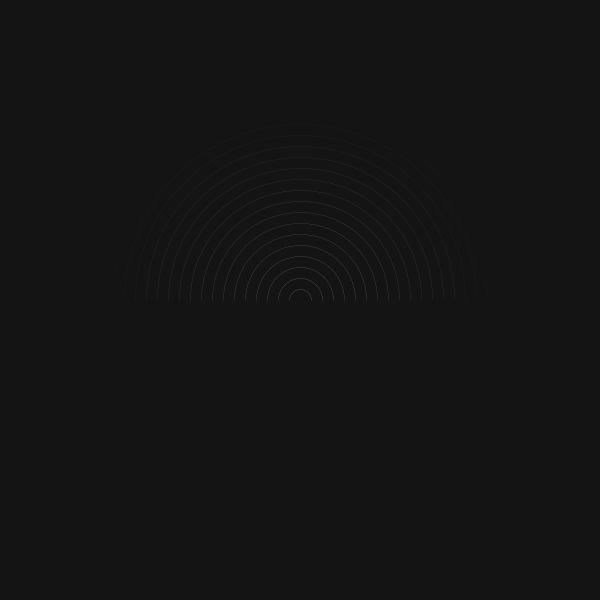
Frame 1 (no input)
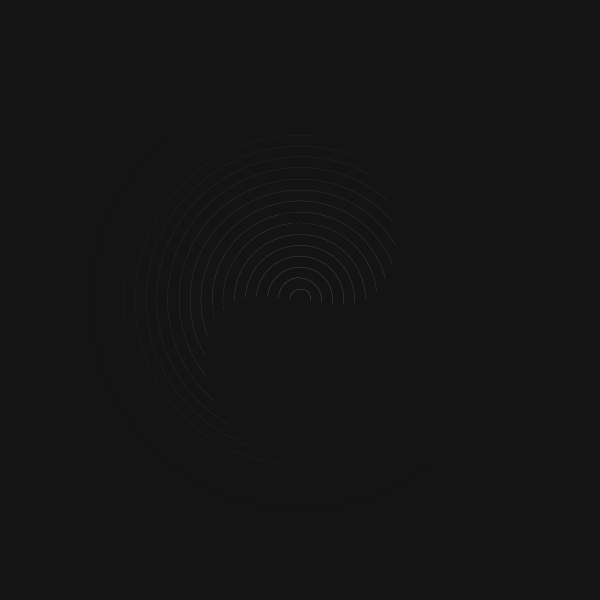
Frame 60 (the mouse pressed at the canvas centre just before this capture)
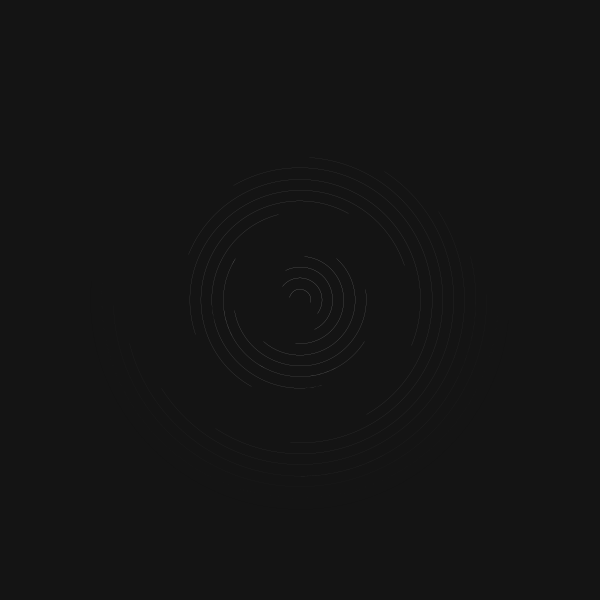
Frame 120 (the mouse held since frame 60 and released just before this capture)

The Processing sketch that drew these frames (run headless with seeded random() and noise(); from frame 60 on, the mouse is pressed at the canvas centre):

// Processing sketch: processing_167072
// ── processing_167072.pde

int num =20;
float step, sz, offSet, theta, angle;
  
void setup() {
  size(600, 600);
  strokeWeight(5);
  step = 22;
}
  
void draw() {
  background(20);
  translate(width/2, height*.5);
  angle=0;
  for (int i=0; i<num; i++) {
    stroke(255*(i)/num);
    noFill();
    sz = i*step;
    float offSet = TWO_PI*sin(theta/10)/num*i;
    strokeWeight(10/num*i);
    stroke(255*(num-i)/num);
    float arcEnd = map(cos(theta-offSet),-1,1,  TWO_PI+offSet,0+offSet);
    arc(0, 0, sz, sz, arcEnd-PI, arcEnd);
  }
  colorMode(RGB);
  resetMatrix();
  theta += .0523;
    
}
